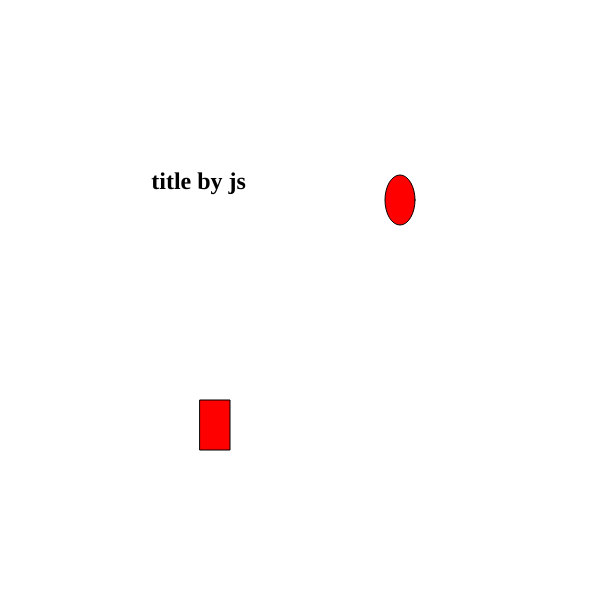
Frame 1 (no input)
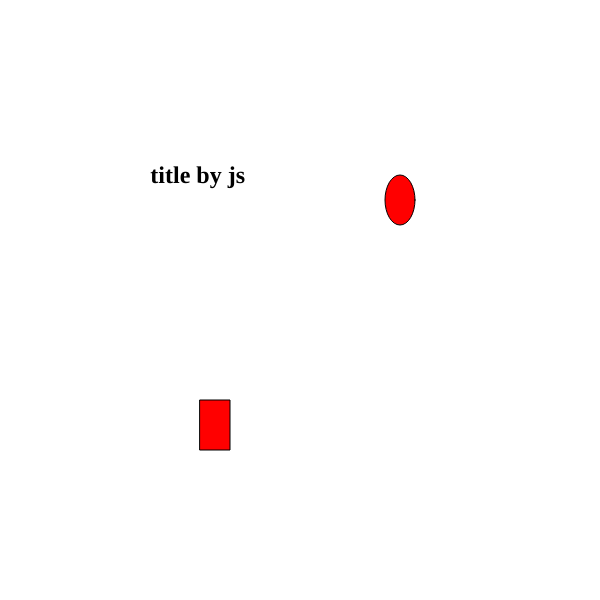
Frame 60 (no input)
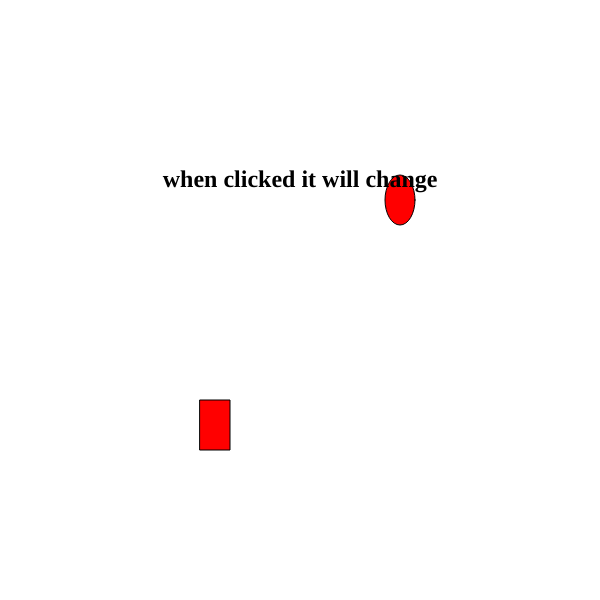
Frame 120 (the mouse pressed at the canvas centre since frame 60)

The p5.js sketch that drew these frames (run headless with seeded random() and noise() and a simulated clock; from frame 60 on, the mouse is pressed at the canvas centre):

// p5.js sketch
// ── sketch.js
let canvas;
let h1;
let x = 300;
let y = 300;
let btn;
let bgcolor;
let sldr;


function setup() {
  canvas = createCanvas(600, 600);
  h1 = createElement("h2", "title by js");
  createP("this is a paragraph created by js");
  // canvas.position(0, 0);
  btn = createButton("light switch");
  bgcolor = 255;
  btn.mousePressed(changeColor);
  createP();
  sldr = createSlider(0, 255, bgcolor);

}

function draw() {


  background(bgcolor);
  fill(255, 0, 0);
  rect(200, 400, 30, 50);
  ellipse(400, 200, 30, 50);

  x += random(-3, 3);
  y += random(-3, 3);

  h1.position(x - 150, y - 150);
}

function mousePressed() {
  h1.html("when clicked it will change");
  // createP("my favourite number is" + random(0, 10));
  // console.log("bgcolor");
}

function changeColor() {
  bgcolor = random(255);
}



/**
05 may 2019

first day

fast rust removal continued

which subjets recovered:

21) html, dom,

*/
